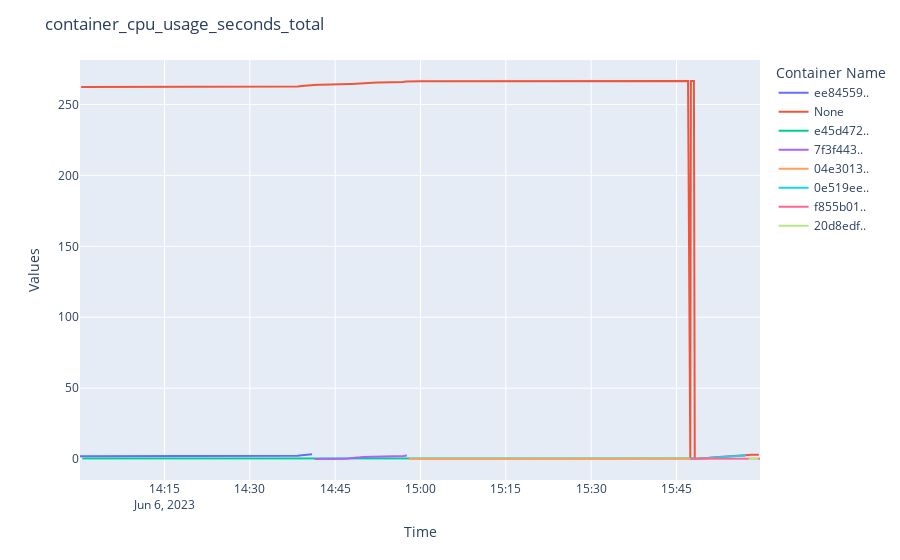

The cell this chart's notebook holds for it:
### Markdown cell above
## container_cpu_usage_seconds_total (CPU Usage by System + User Space)(Units: s)

### Code cell
transform_spark = load. transform_dataframe(spark, 'container_cpu_usage_seconds_total')
eda.plotly_plot(transform_spark, 'container_cpu_usage_seconds_total')
